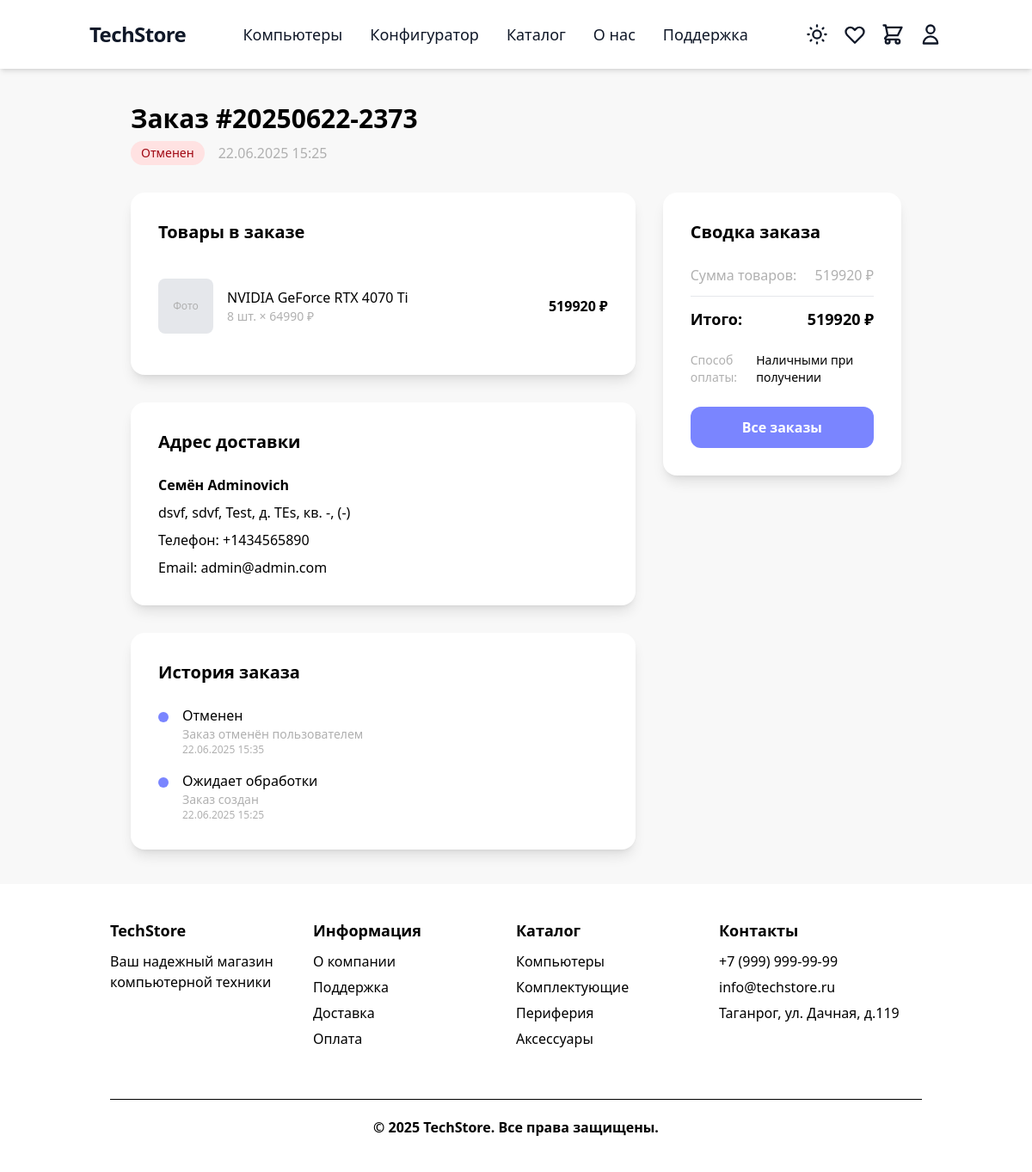
The page /orders/17/ (signed in) on the database its author committed.
### order/models.py (models this page shows, shortened)
class Order(models.Model):
    STATUS_CHOICES = [
        ('pending', 'Ожидает обработки'),
        ('confirmed', 'Подтвержден'),
        ('processing', 'В обработке'),
        ('shipped', 'Отправлен'),
        ('delivered', 'Доставлен'),
        ('cancelled', 'Отменен'),
    ]
    PAYMENT_METHOD_CHOICES = [
        ('cash', 'Наличными при получении'),
        ('card', 'Банковской картой'),
        ('online', 'Онлайн оплата'),
    ]
    user = models.ForeignKey(settings.AUTH_USER_MODEL, on_delete=models.CASCADE, related_name='orders')
    order_number = models.CharField('Номер заказа', max_length=20, unique=True)
    status = models.CharField('Статус', max_length=20, choices=STATUS_CHOICES, default='pending')
    first_name = models.CharField('Имя', max_length=100)
    last_name = models.CharField('Фамилия', max_length=100)
    email = models.EmailField('Email')
    phone = models.CharField('Телефон', max_length=20)
    delivery_region = models.CharField('Регион', max_length=100)
    delivery_city = models.CharField('Город', max_length=100)
    delivery_street = models.CharField('Улица', max_length=200)
    delivery_house = models.CharField('Дом', max_length=20)
    delivery_apartment = models.CharField('Квартира', max_length=20, blank=True)
    delivery_postal_code = models.CharField('Почтовый индекс', max_length=20, blank=True)
    subtotal = models.DecimalField('Сумма товаров', max_digits=10, decimal_places=2)
    discount_amount = models.DecimalField('Размер скидки', max_digits=10, decimal_places=2, default=0)
    total_amount = models.DecimalField('Итоговая сумма', max_digits=10, decimal_places=2)
    payment_method = models.CharField('Способ оплаты', max_length=20, choices=PAYMENT_METHOD_CHOICES)
    comment = models.TextField('Комментарий к заказу', blank=True)
    promocode_used = models.CharField('Использованный промокод', max_length=50, blank=True)
    created_at = models.DateTimeField('Дата создания', auto_now_add=True)
    updated_at = models.DateTimeField('Дата обновления', auto_now=True)
    class Meta:
        verbose_name = 'Заказ'
        verbose_name_plural = 'Заказы'
        ordering = ['-created_at']
    @property
    def full_address(self):
        address_parts = [
            self.delivery_region,
            self.delivery_city,
            self.delivery_street,
            f"д. {self.delivery_house}",
        ]
        if self.delivery_apartment:
            address_parts.append(f"кв. {self.delivery_apartment}")
        if self.delivery_postal_code:
            address_parts.append(f"({self.delivery_postal_code})")
        return ", ".join(address_parts)

class OrderItem(models.Model):
    order = models.ForeignKey(Order, verbose_name='Заказ', on_delete=models.CASCADE, related_name='items')
    product = models.ForeignKey(Product, verbose_name='Товар', on_delete=models.CASCADE)
    product_name = models.CharField('Название товара', max_length=200)  # На случай если товар удалят
    product_price = models.DecimalField('Цена за единицу', max_digits=10, decimal_places=2)
    quantity = models.PositiveIntegerField('Количество')
    total_price = models.DecimalField('Общая стоимость', max_digits=10, decimal_places=2)
    class Meta:
        verbose_name = 'Товар в заказе'
        verbose_name_plural = 'Товары в заказе'

class OrderStatusHistory(models.Model):
    order = models.ForeignKey(Order, verbose_name='Заказ', on_delete=models.CASCADE, related_name='status_history')
    status = models.CharField('Статус', max_length=20, choices=Order.STATUS_CHOICES)
    comment = models.TextField('Комментарий', blank=True)
    created_at = models.DateTimeField('Дата изменения', auto_now_add=True)
    created_by = models.ForeignKey(
        settings.AUTH_USER_MODEL,
        on_delete=models.SET_NULL,
        null=True,
        blank=True,
        verbose_name='Изменил'
    )
    class Meta:
        verbose_name = 'История статуса заказа'
        verbose_name_plural = 'История статусов заказов'
        ordering = ['-created_at']

### order/views.py (the view, shortened to what this page needs)
# urls.py: path('<int:order_id>/', views.order_detail, name='order_detail'),
@login_required
def order_detail(request, order_id):
    order = get_object_or_404(Order, id=order_id, user=request.user)
    order_items = order.items.select_related('product')
    status_history = order.status_history.all()
    promocode_usage = None
    context = {
        'order': order,
        'order_items': order_items,
        'status_history': status_history,
        'promocode_usage': promocode_usage,
    }
    return render(request, 'order/order_detail.html', context)

### order/templates/order/order_detail.html (shortened to what this page needs)
{% extends 'base.html' %}
{% block content %}
<div class="min-h-screen py-10 flex justify-center items-start px-4 sm:px-6 lg:px-8">
    <div class="max-w-4xl w-full">
        <div class="mb-8">
            <h1 class="text-3xl font-bold text-black dark:text-white mb-2">Заказ #{{ order.order_number }}</h1>
            <div class="flex items-center gap-4">
                <span class="px-3 py-1 rounded-full text-sm font-medium
                    {% if order.status == 'pending' %}bg-yellow-100 dark:bg-yellow-900 text-yellow-800 dark:text-yellow-300
                    {% elif order.status == 'confirmed' %}bg-blue-100 dark:bg-blue-900 text-blue-800 dark:text-blue-300
                    {% elif order.status == 'processing' %}bg-purple-100 dark:bg-purple-900 text-purple-800 dark:text-purple-300
                    {% elif order.status == 'shipped' %}bg-orange-100 dark:bg-orange-900 text-orange-800 dark:text-orange-300
                    {% elif order.status == 'delivered' %}bg-green-100 dark:bg-green-900 text-green-800 dark:text-green-300
                    {% elif order.status == 'cancelled' %}bg-red-100 dark:bg-red-900 text-red-800 dark:text-red-300
                    {% endif %}">
                    {{ order.get_status_display }}
                </span>
                <span class="text-[#b0b0b0] dark:text-[#7a8599]">{{ order.created_at|date:"d.m.Y H:i" }}</span>
            </div>
        </div>
        <div class="grid grid-cols-1 lg:grid-cols-3 gap-8">
            <div class="lg:col-span-2 space-y-8">
                <div class="bg-white dark:bg-[#28303F] rounded-2xl p-8 shadow-lg">
                    <h2 class="text-xl font-bold text-black dark:text-white mb-6">Товары в заказе</h2>
                    <div class="space-y-4">
                        {% for item in order_items %}
                        <div class="flex items-center gap-4 py-4 border-b border-[#e5e7eb] dark:border-[#363b4a] last:border-b-0">
                            <div class="w-16 h-16 bg-[#e5e7eb] dark:bg-[#1a2230] rounded-lg flex items-center justify-center">
                                {% if item.product.image %}
                                    <img src="{{ item.product.image.url }}" alt="{{ item.product_name }}" class="w-full h-full object-cover rounded-lg">
                                {% else %}
                                    <span class="text-[#b0b0b0] dark:text-[#7a8599] text-xs">Фото</span>
                                {% endif %}
                            </div>
                            <div class="flex-1">
                                <div class="text-black dark:text-white font-medium">{{ item.product_name }}</div>
                                <div class="text-[#b0b0b0] dark:text-[#7a8599] text-sm">{{ item.quantity }} шт. × {{ item.product_price|floatformat:0 }} ₽</div>
                            </div>
                            <div class="text-black dark:text-white font-bold">
                                {{ item.total_price|floatformat:0 }} ₽
                            </div>
                        </div>
                        {% endfor %}
                    </div>
                </div>
                <div class="bg-white dark:bg-[#28303F] rounded-2xl p-8 shadow-lg">
                    <h2 class="text-xl font-bold text-black dark:text-white mb-6">Адрес доставки</h2>
                    <div class="text-black dark:text-white">
                        <div class="mb-2"><strong>{{ order.first_name }} {{ order.last_name }}</strong></div>
                        <div class="mb-2">{{ order.full_address }}</div>
                        <div class="mb-2">Телефон: {{ order.phone }}</div>
                        <div>Email: {{ order.email }}</div>
                    </div>
                </div>
                {% if status_history %}
                <div class="bg-white dark:bg-[#28303F] rounded-2xl p-8 shadow-lg">
                    <h2 class="text-xl font-bold text-black dark:text-white mb-6">История заказа</h2>
                    <div class="space-y-4">
                        {% for history in status_history %}
                        <div class="flex items-start gap-4">
                            <div class="w-3 h-3 rounded-full bg-[#7a85ff] mt-2 flex-shrink-0"></div>
                            <div class="flex-1">
                                <div class="text-black dark:text-white font-medium">{{ history.get_status_display }}</div>
                                {% if history.comment %}
                                    <div class="text-[#b0b0b0] dark:text-[#7a8599] text-sm">{{ history.comment }}</div>
                                {% endif %}
                                <div class="text-[#b0b0b0] dark:text-[#7a8599] text-xs">{{ history.created_at|date:"d.m.Y H:i" }}</div>
                            </div>
                        </div>
                        {% endfor %}
                    </div>
                </div>
                {% endif %}
            </div>
            <div class="lg:col-span-1">
                <div class="bg-white dark:bg-[#28303F] rounded-2xl p-8 shadow-lg sticky top-20">
                    <h2 class="text-xl font-bold text-black dark:text-white mb-6">Сводка заказа</h2>
                    <div class="space-y-3 mb-6">
                        <div class="flex justify-between text-[#b0b0b0] dark:text-[#7a8599]">
                            <span>Сумма товаров:</span>
                            <span>{{ order.subtotal|floatformat:0 }} ₽</span>
                        </div>
                        <hr class="border-[#e5e7eb] dark:border-[#363b4a]">
                        <div class="flex justify-between text-black dark:text-white text-lg font-bold">
                            <span>Итого:</span>
                            <span>{{ order.total_amount|floatformat:0 }} ₽</span>
                        </div>
                    </div>
                    <div class="space-y-3 text-sm">
                        <div class="flex justify-between">
                            <span class="text-[#b0b0b0] dark:text-[#7a8599]">Способ оплаты:</span>
                            <span class="text-black dark:text-white">{{ order.get_payment_method_display }}</span>
                        </div>
                    </div>
                    <div class="mt-6">
                        <a href="{% url 'users:profile' %}"
                           class="w-full bg-[#7a85ff] hover:bg-[#4b1bb3] text-white py-3 rounded-xl text-center font-bold transition-colors block">
                            Все заказы
                        </a>
                    </div>
                </div>
            </div>
        </div>
    </div>
</div>
{% endblock %}

### rows shown on the page
Order: order_number "20250622-2373", status "Отменен", created_at "22.06.2025 15:25", first_name "Семён", last_name "Adminovich", full_address "dsvf, sdvf, Test, д. TEs, кв. -, (-)", phone "+1434565890", email "admin@admin.com", subtotal "519920", total_amount "519920", payment_method "Наличными при получении"
OrderItem: shows "Фото", product_name "NVIDIA GeForce RTX 4070 Ti", quantity "8", product_price "64990", total_price "519920"
OrderStatusHistory: status "Отменен", comment "Заказ отменён пользователем", created_at "22.06.2025 15:35"
OrderStatusHistory: status "Ожидает обработки", comment "Заказ создан", created_at "22.06.2025 15:25"
